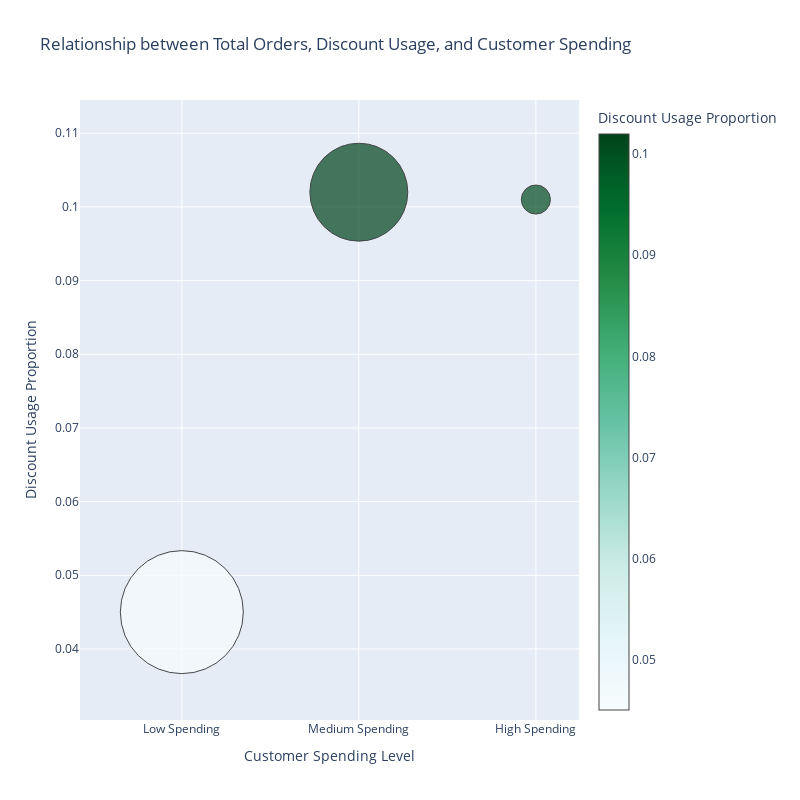

Notebook cell for this chart:
### Code cell
import plotly.graph_objects as go

# Data
total_orders = [1.64, 10.886, 20.914]
discount_usage = [0.045, 0.102, 0.101]
spending_levels = ["Low Spending", "Medium Spending", "High Spending"]
group_sizes =  [1230,979,291]
# Create a scatter plot with size representing total orders
fig = go.Figure(data=[go.Scatter(
    x=spending_levels, 
    y=discount_usage, 
    mode='markers',
    marker=dict(
        size=[size / 10 for size in group_sizes],  # Scale size appropriately
        color=discount_usage,  # Color based on discount usage
        colorscale='BuGn' ,  # Use a color scale for better understanding
        colorbar=dict(title='Discount Usage Proportion'),
        line=dict(  # Add outline
            color='black',  # Outline color
            width=1         # Outline width
        )
    )
)])

# Customize layout
fig.update_layout(
    title="Relationship between Total Orders, Discount Usage, and Customer Spending",
    xaxis_title="Customer Spending Level",
    yaxis_title="Discount Usage Proportion",
    xaxis=dict(
        tickfont=dict(size=12),
        titlefont=dict(size=14)
    ),
    yaxis=dict(
        tickfont=dict(size=12),
        titlefont=dict(size=14)
    )
)
fig.update_layout(
    # ... other layout settings
    width=800,  # Width in pixels
    height=800,  # Height in pixels
)

# Show plot
fig.show()

### Figure 1 — Plotly figure (JSON) as saved in the notebook; plotly's stock layout.template omitted (floating-point values rounded to 4 significant figures)
{"data": [{"marker": {"color": [0.045, 0.102, 0.101], "colorbar": {"title": {"text": "Discount Usage Proportion"}}, "colorscale": [[0, "rgb(247,252,253)"], [0.125, "rgb(229,245,249)"], [0.25, "rgb(204,236,230)"], [0.375, "rgb(153,216,201)"], [0.5, "rgb(102,194,164)"], [0.625, "rgb(65,174,118)"], [0.75, "rgb(35,139,69)"], [0.875, "rgb(0,109,44)"], [1, "rgb(0,68,27)"]], "line": {"color": "black", "width": 1}, "size": [123, 97.9, 29.1]}, "mode": "markers", "type": "scatter", "x": ["Low Spending", "Medium Spending", "High Spending"], "y": [0.045, 0.102, 0.101]}], "layout": {"height": 800, "title": {"text": "Relationship between Total Orders, Discount Usage, and Customer Spending"}, "width": 800, "xaxis": {"tickfont": {"size": 12}, "title": {"font": {"size": 14}, "text": "Customer Spending Level"}}, "yaxis": {"tickfont": {"size": 12}, "title": {"font": {"size": 14}, "text": "Discount Usage Proportion"}}}}
